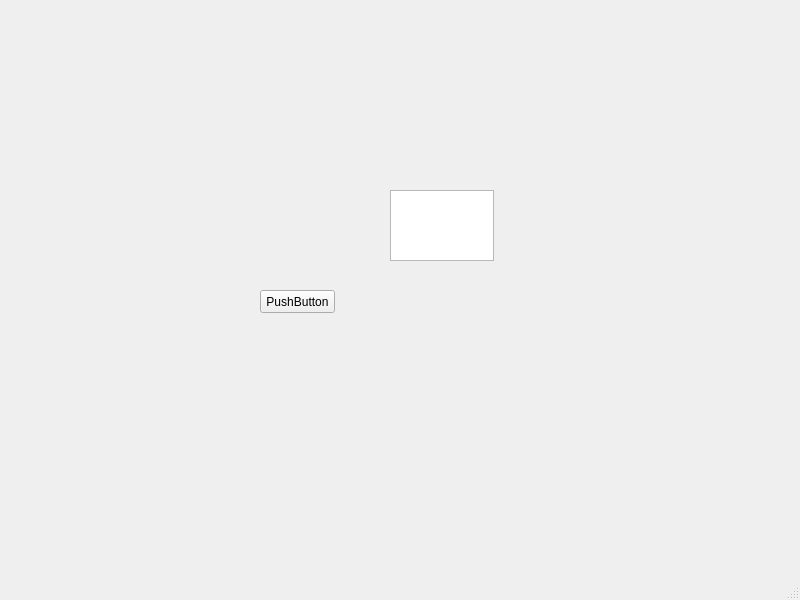
<?xml version="1.0" encoding="UTF-8"?>
<ui version="4.0">
 <class>MainWindow</class>
 <widget class="QMainWindow" name="MainWindow">
  <property name="geometry">
   <rect>
    <x>0</x>
    <y>0</y>
    <width>800</width>
    <height>600</height>
   </rect>
  </property>
  <property name="windowTitle">
   <string>MainWindow</string>
  </property>
  <widget class="QWidget" name="centralwidget">
   <widget class="QTextEdit" name="textEdit">
    <property name="geometry">
     <rect>
      <x>390</x>
      <y>190</y>
      <width>104</width>
      <height>71</height>
     </rect>
    </property>
   </widget>
   <widget class="QPushButton" name="pushButton">
    <property name="geometry">
     <rect>
      <x>260</x>
      <y>290</y>
      <width>75</width>
      <height>23</height>
     </rect>
    </property>
    <property name="text">
     <string>PushButton</string>
    </property>
   </widget>
  </widget>
  <widget class="QMenuBar" name="menubar">
   <property name="geometry">
    <rect>
     <x>0</x>
     <y>0</y>
     <width>800</width>
     <height>21</height>
    </rect>
   </property>
  </widget>
  <widget class="QStatusBar" name="statusbar"/>
 </widget>
 <resources/>
 <connections/>
</ui>
